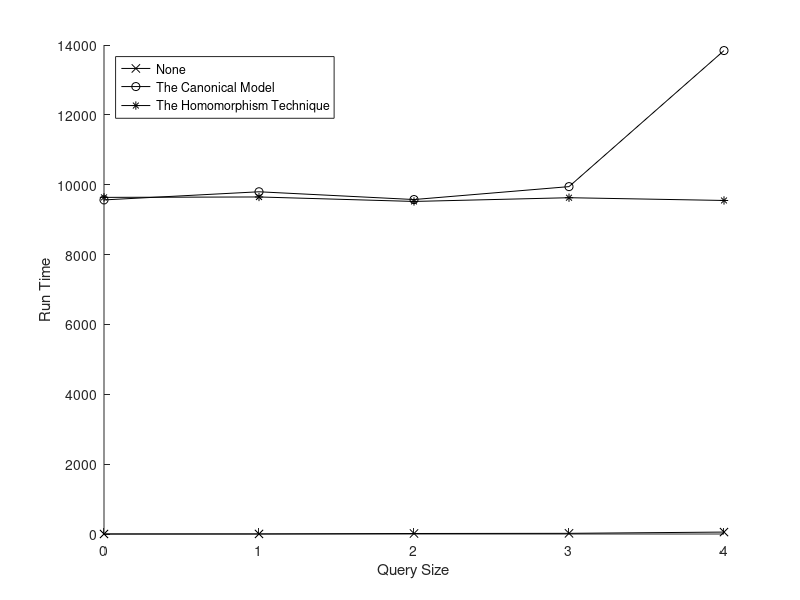

Source code (MATLAB):
format long
A = [
	0	0.370000	9564.900000	9637.630000;
	1	1.790000	9797.820000	9649.420000;
	2	14.440000	9575.610000	9521.050000;
	3	19.130000	9945.300000	9628.030000;
	4	55.120000	13840.850000	9549.060000;
];

hold on
f = plot(A(:,1), A(:,2), 'k-x');
f = plot(A(:,1), A(:,3), 'k-o');
f = plot(A(:,1), A(:,4), 'k-*');
hold off
xlabel('Query Size')
ylabel('Run Time')
legend('None', 'The Canonical Model', 'The Homomorphism Technique', 'Location', 'northwest')
saveas(f, '../img/ChildDescendantBranchDepth2Graph.png');
